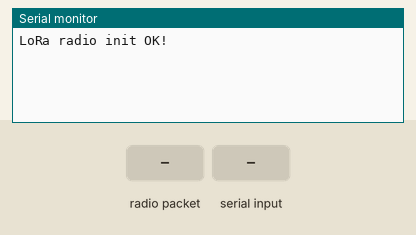
Bench run of a sketch on a simulated Arduino Uno, built with avr-gcc and run on an emulated ATmega328P. Shown: the last lines printed to the serial monitor. The test bench sets the inputs (shaded band). No radio packets arrive unless stated.

Above: at 1.2 s.
1.3 s: radio packet "1" arrives
At 2.5 s:
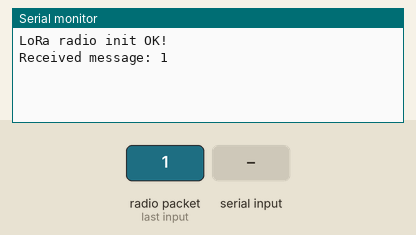
2.8 s: "1\n" received over Serial
At 3.9 s:
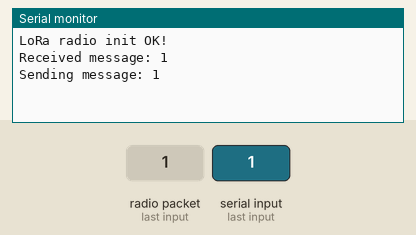

The sketch:

test_11.ino
```cpp
#include <SPI.h>
#include <RH_RF95.h>

#define RFM95_CS 10
#define RFM95_RST 9
#define RFM95_INT 2

RH_RF95 rf95(RFM95_CS, RFM95_INT);

void setup() {
  Serial.begin(9600);
  while (!Serial) ; // Wait for serial port to be available

  if (!rf95.init()) {
    Serial.println("LoRa radio init failed");
    while (1);
  }
  Serial.println("LoRa radio init OK!");
}

void loop() {
  // Sending messages
  if (Serial.available()) {
    String message = Serial.readStringUntil('\n');
    Serial.print("Sending message: ");
    Serial.println(message);

    // Send a message
    rf95.send((uint8_t *)message.c_str(), message.length());
    rf95.waitPacketSent();
  }

  // Receiving messages
  if (rf95.available()) {
    // Should be a message for us now
    uint8_t buf[RH_RF95_MAX_MESSAGE_LEN];
    uint8_t len = sizeof(buf);
    if (rf95.recv(buf, &len)) {
      Serial.print("Received message: ");
      Serial.println((char*)buf);
    }
  }
}
```

Measured:
- after the input at 1.3 s, the serial monitor: prints a new line at once (image 1)
- after the input at 2.8 s, the serial monitor: prints a new line at once (image 2)
